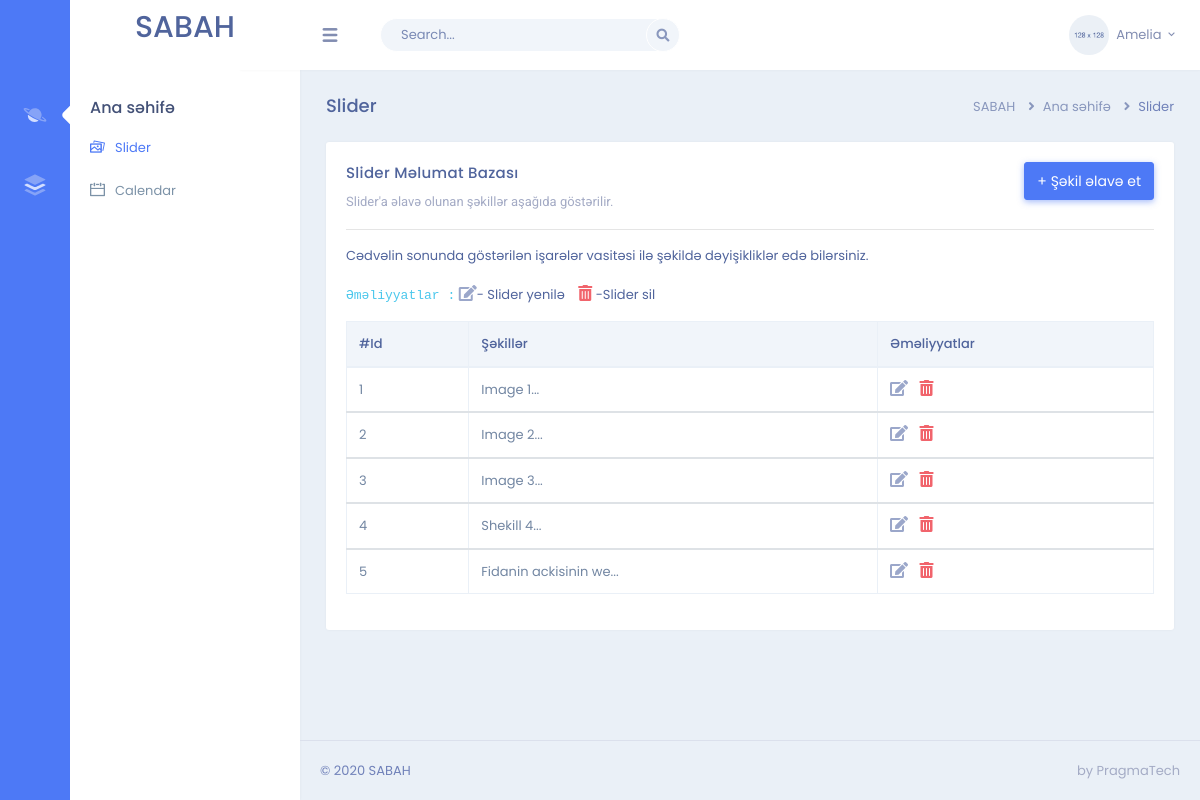
/admin, run on an earlier commit of the app's database.
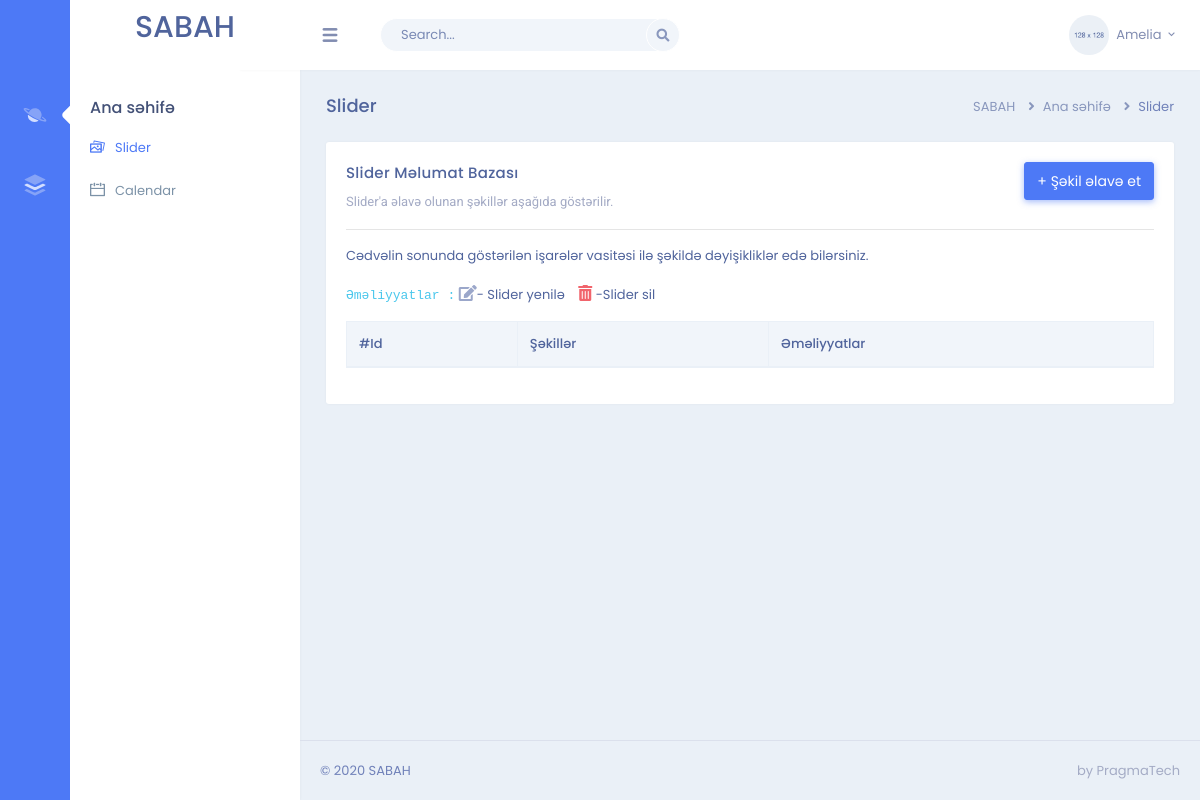
And on a later commit of the database.
### sabah/models.py (models this page shows, shortened)
class Slider(db.Model):
    id = db.Column(db.Integer, primary_key=True)
    image = db.Column(db.String(255), nullable=False)

### sabah/admin/routes.py (the view)
@admin.route('/admin', methods=['GET', 'POST'])
def admin_home():
    slider = Slider.query.all()
    return render_template('admin/admin-home.html', slider=slider)

### sabah/templates/admin/admin-home.html (shortened to what this page needs)
{% extends '/admin/admin-layout.html' %}
{% block body %}
        <div class="page-content">
            <div class="container-fluid">
                <div class="row">
                    <div class="col-sm-12">
                        <div class="page-title-box">
                            <div class="float-right">
                                <ol class="breadcrumb">
                                    <li class="breadcrumb-item"><a href="javascript:void(0);">SABAH</a></li>
                                    <li class="breadcrumb-item"><a href="javascript:void(0);">Ana səhifə</a></li>
                                    <li class="breadcrumb-item active">Slider</li>
                                </ol>
                            </div>
                            <h4 class="page-title">Slider</h4>
                        </div>
                    </div>
                </div>
                <div class="row">
                    <div class="col-12">
                        <div class="card">
                            <div class="card-body">
                                <a href="{{url_for("admin.slider_create")}}"><button type="button"
                                        class="btn btn-primary waves-effect waves-light float-right mb-3"
                                        data-toggle="modal" data-animation="bounce" data-target=".bs-example-modal-lg">+
                                        Şəkil əlavə et</button></a>
                                <h4 class="mt-0 header-title">Slider Məlumat Bazası</h4>
                                <p class="text-muted mb-3">Slider'a əlavə olunan şəkillər aşağıda
                                    göstərilir.<hr>Cədvəlin sonunda göstərilən işarələr vasitəsi ilə şəkildə
                                    dəyişikliklər edə bilərsiniz.<br><br>
                                    <code>Əməliyyatlar :</code> <i class="fas fa-edit text-info font-16"></i>- Slider yenilə <i
                                    class="fas fa-trash-alt text-danger font-16" style="margin-left: 10px;"></i> -Slider sil
                                </p>
                                <table id="datatable" class="table table-bordered dt-responsive nowrap"
                                    style="border-collapse: collapse; border-spacing: 0; width: 100%;">
                                    <thead>
                                        <tr>
                                            <th>#Id</th>
                                            <th>Şəkillər</th>
                                            <th>Əməliyyatlar</th>
                                        </tr>
                                    </thead>
                                    {% for img in slider %}
                                    <tbody>
                                        <tr>
                                            <td>{{img.id}}</td>
                                            <td>{{ img.image[:20] + '...' }}</td>
                                            <td>
                                                <a href="{{ url_for('admin.slider_update', slider_id=img.id) }}" class="mr-2"><i class="fas fa-edit text-info font-16"></i></a>
                                                <a href="{{ url_for('admin.slider_delete', slider_id=img.id) }}"><i class="fas fa-trash-alt text-danger font-16"></i></a>
                                            </td>
                                        </tr>
                                    </tbody>
                                    {% endfor %}
                                </table>
                            </div>
                        </div>
                    </div>
                </div>
{% endblock %}

### sabah/templates/admin/admin-layout.html (shortened to what this page needs)
<!DOCTYPE html>
<html lang="en">
<head>
    <link href="{{ url_for('static', filename='css/bootstrap.min.css') }}" rel="stylesheet" type="text/css" />
    <link href="{{ url_for('static', filename='css/icons.css') }}" rel="stylesheet" type="text/css" />
    <link href="{{ url_for('static', filename='css/metisMenu.min.css') }}" rel="stylesheet" type="text/css" />
    <link href="{{ url_for('static', filename='css/style_admin.css') }}" rel="stylesheet" type="text/css" />
</head>
<body>
    <div class="topbar">
        <div class="topbar-left">
            <h2>SABAH</h2>
        </div>
        <nav class="navbar-custom">
            <ul class="list-unstyled topbar-nav float-right mb-0">
                <li class="dropdown">
                    <a class="nav-link dropdown-toggle waves-effect waves-light nav-user" data-toggle="dropdown"
                        href="#" role="button" aria-haspopup="false" aria-expanded="false">
                        <img src="{{ url_for('static', filename='img/user-4.jpg') }}" alt="profile-user"
                            class="rounded-circle" />
                        <span class="ml-1 nav-user-name hidden-sm">Amelia <i class="mdi mdi-chevron-down"></i> </span>
                    </a>
                </li>
            </ul>
            <ul class="list-unstyled topbar-nav mb-0">
                <li>
                    <button class="button-menu-mobile nav-link waves-effect waves-light">
                        <i class="dripicons-menu nav-icon"></i>
                    </button>
                </li>
                <li class="hide-phone app-search">
                    <form role="search" class="">
                        <input type="text" placeholder="Search..." class="form-control">
                        <a href=""><i class="fas fa-search"></i></a>
                    </form>
                </li>
            </ul>
        </nav>
    </div>
    <div class="page-wrapper">
        <div class="left-sidenav">
            <div class="main-icon-menu">
                <nav class="nav">
                    <a href="#Anasehife" class="nav-link" data-toggle="tooltip-custom" data-placement="top" title=""
                        data-original-title="Ana səhifə">
                    </a>
                    <a href="#Xeberler" class="nav-link" data-toggle="tooltip-custom" data-placement="top" title=""
                        data-original-title="Blog">
                    </a>
                </nav>
            </div>
            <div class="main-menu-inner">
                <div class="menu-body slimscroll">
                    <div id="Anasehife" class="main-icon-menu-pane">
                        <div class="title-box">
                            <h6 class="menu-title">Ana səhifə</h6>
                        </div>
                        <ul class="nav">
                            <li class="nav-item"><a class="nav-link" href="{{ url_for('admin.admin_home') }}"><i
                                        class="dripicons-photo-group"></i>Slider</a></li>
                            <li class="nav-item"><a class="nav-link" href="{{ url_for('admin.admin_calendar') }}"><i
                                        class="dripicons-calendar"></i>Calendar</a></li>
                        </ul>
                    </div>
                </div>
            </div>
        </div>
        {% block body %}{% endblock %}
    </div>
    <footer class="footer text-center text-sm-left">
        &copy; 2020 SABAH <span class="text-muted d-none d-sm-inline-block float-right">by PragmaTech</span>
    </footer>
    </div>
    </div>
</body>
</html>

What changed in the data, as far as the page shows it:
removed Slider: id "1", image "Image 1..."
removed Slider: id "2", image "Image 2..."
removed Slider: id "3", image "Image 3..."
removed Slider: id "4", image "Shekill 4..."
removed Slider: id "5", image "Fidanin ackisinin we..."
